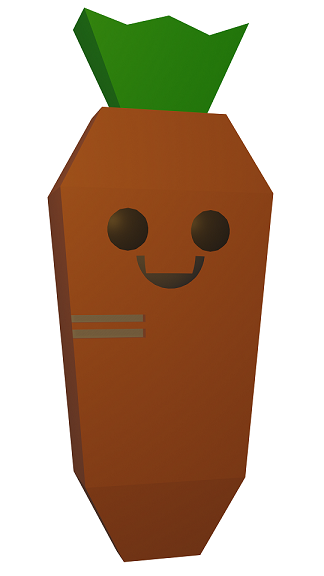
#> input picture Python/Dev/carrot.png, 324 x 576 px
$ python edge_detection.py
#> lines starting #> are read from the running program, lines starting #| are printed output that depends on the picture; after the words box and inside, x2 and y2 are one past the last pixel; in counts of white or black regions, pixels touching at a corner belong together
import cv2 as cv
import numpy as np

# Initialize control parameters
threshold1 = 500
threshold2 = 150
aperture_size = 3

while True:
    # Read the given image
    img = cv.imread("./carrot.png", cv.IMREAD_GRAYSCALE)
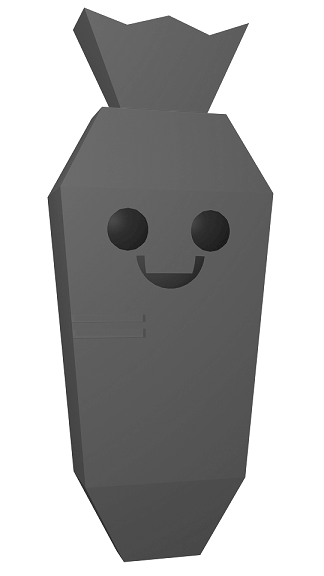
#> img: shape (576, 324); min 21, max 255, mean 172.1

    assert img is not None, 'Cannot read the given image, ' + "./carrot.png"

    # Get the Canny edge image
    edge = cv.Canny(img, threshold1, threshold2, apertureSize=aperture_size)
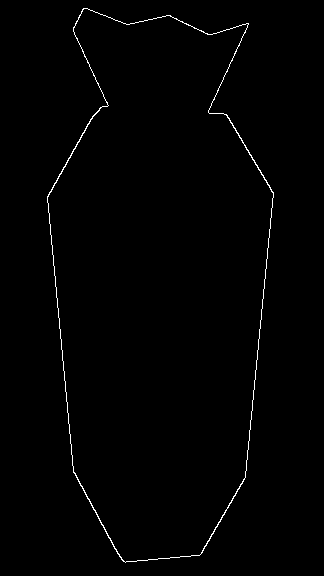
#> edge: shape (576, 324); 0.84% white in thin lines or dots, all inside (x1, y1, x2, y2) = (47, 8, 274, 563)

    cv.imshow('Canny Edge', edge)

    # Process the key event
    key = cv.waitKey()
#> (key Esc is pressed here)
    if key == 27: # ESC
        break

cv.destroyAllWindows()
